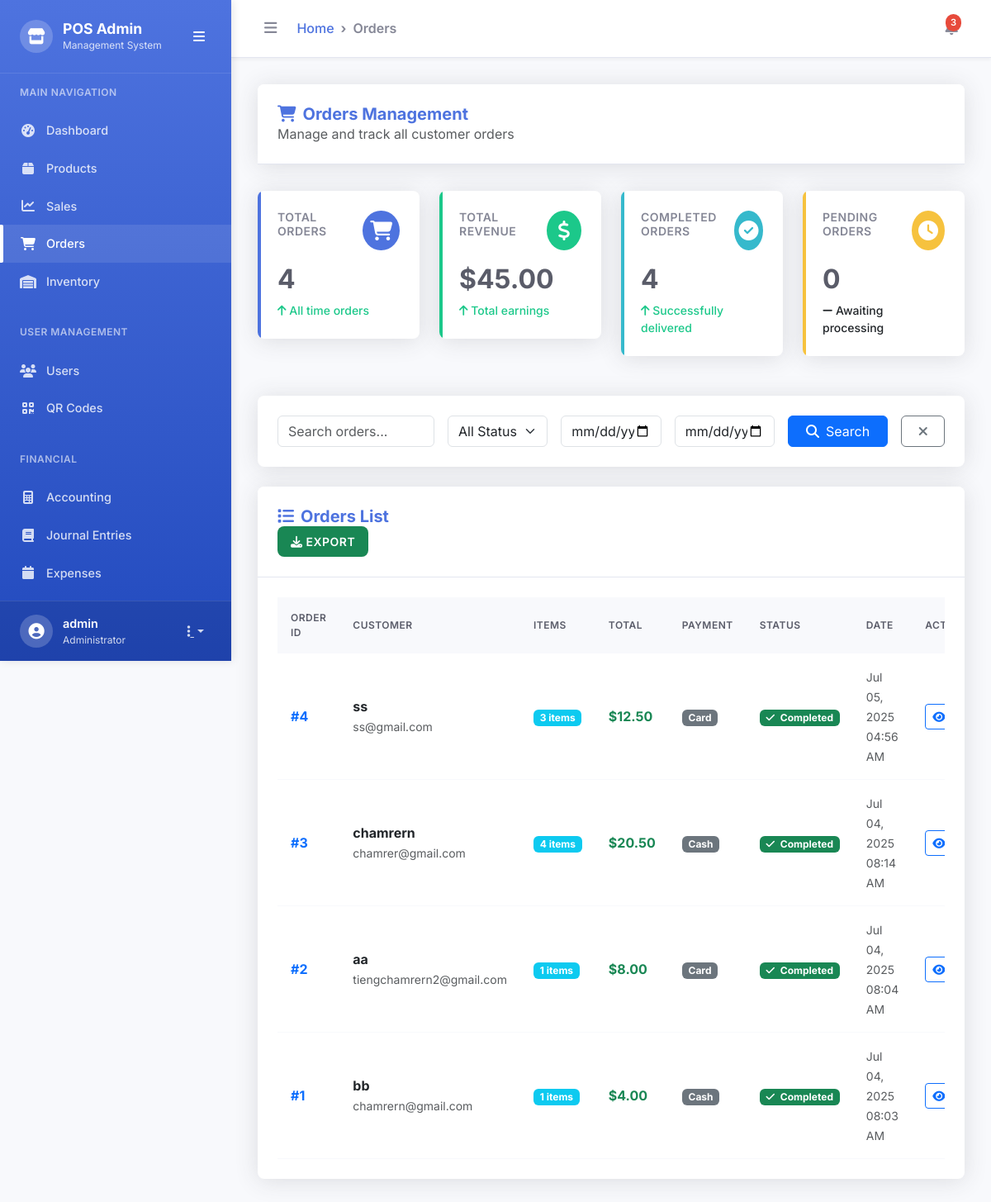
The app's page /admin/orders.php (signed in) with its own data.
### tables this page shows
CREATE TABLE IF NOT EXISTS `orders` (
  `id` int(11) NOT NULL AUTO_INCREMENT,
  `customer_name` varchar(100) DEFAULT NULL,
  `customer_email` varchar(100) DEFAULT NULL,
  `total_amount` decimal(10,2) NOT NULL,
  `subtotal` decimal(10,2) DEFAULT '0.00',
  `tax_amount` decimal(10,2) DEFAULT '0.00',
  `discount_amount` decimal(10,2) DEFAULT '0.00',
  `journal_entry_id` int(11) DEFAULT NULL,
  `status` enum('pending','completed','cancelled') DEFAULT 'pending',
  `payment_method` varchar(50) DEFAULT NULL,
  `created_at` timestamp NULL DEFAULT CURRENT_TIMESTAMP,
  `updated_at` timestamp NULL DEFAULT CURRENT_TIMESTAMP ON UPDATE CURRENT_TIMESTAMP,
  PRIMARY KEY (`id`)
);

### admin/orders.php (the view, shortened to what the rows shown need)
<?php
$pdo = getDBConnection();
$page = isset($_GET['page']) ? (int)$_GET['page'] : 1;
$limit = 20;
$offset = ($page - 1) * $limit;
$where_conditions = [];
$params = [];
$where_clause = !empty($where_conditions) ? 'WHERE ' . implode(' AND ', $where_conditions) : '';
$sql = "SELECT o.*, COUNT(oi.id) as item_count
        FROM orders o
        LEFT JOIN order_items oi ON o.id = oi.order_id
        $where_clause
        GROUP BY o.id
        ORDER BY o.created_at DESC
        LIMIT $limit OFFSET $offset";
$stmt = $pdo->prepare($sql);
$stmt->execute($params);
$orders = $stmt->fetchAll(PDO::FETCH_ASSOC);
$stmt = $pdo->prepare("SELECT
    COUNT(*) as total_orders,
    SUM(total_amount) as total_revenue,
    COUNT(CASE WHEN status = 'completed' THEN 1 END) as completed_orders,
    COUNT(CASE WHEN status = 'pending' THEN 1 END) as pending_orders,
    COUNT(CASE WHEN status = 'cancelled' THEN 1 END) as cancelled_orders
FROM orders");
$stmt->execute();
$order_stats = $stmt->fetch(PDO::FETCH_ASSOC);
?>
<!DOCTYPE html>
<html lang="en">
<head>
      <link href="https://cdn.jsdelivr.net/npm/bootstrap@5.3.0/dist/css/bootstrap.min.css" rel="stylesheet">
      <link rel="stylesheet" href="https://cdnjs.cloudflare.com/ajax/libs/font-awesome/6.4.0/css/all.min.css">
      <link rel="stylesheet" href="assets/css/admin.css">
</head>
<body>
      <div class="admin-layout">
            <div class="admin-main">
                  <div class="admin-content">
                        <div class="content-card">
                              <div class="content-card-header">
                                    <h1 class="content-card-title">
                                          <i class="fas fa-shopping-cart"></i>
                                          Orders Management
                                    </h1>
                              </div>
                        </div>
                        <div class="row mb-4">
                              <div class="col-xl-3 col-md-6 mb-4">
                                    <div class="stat-card">
                                          <h2 class="stat-card-value"><?php echo $order_stats['total_orders']; ?></h2>
                                    </div>
                              </div>
                              <div class="col-xl-3 col-md-6 mb-4">
                                    <div class="stat-card success">
                                          <h2 class="stat-card-value">$<?php echo number_format($order_stats['total_revenue'], 2); ?></h2>
                                    </div>
                              </div>
                              <div class="col-xl-3 col-md-6 mb-4">
                                    <div class="stat-card info">
                                          <h2 class="stat-card-value"><?php echo $order_stats['completed_orders']; ?></h2>
                                    </div>
                              </div>
                              <div class="col-xl-3 col-md-6 mb-4">
                                    <div class="stat-card warning">
                                          <h2 class="stat-card-value"><?php echo $order_stats['pending_orders']; ?></h2>
                                    </div>
                              </div>
                        </div>
                        <div class="content-card">
                              <div class="content-card-body">
                                    <?php if (empty($orders)): ?>
                                          <div class="text-center py-5">
                                                <i class="fas fa-shopping-cart fa-3x text-muted mb-3"></i>
                                                <h4 class="text-muted">No orders found</h4>
                                                <p class="text-muted">Try adjusting your search criteria</p>
                                          </div>
                                    <?php else: ?>
                                          <div class="table-responsive">
                                                <table class="table table-modern">
                                                      <thead>
                                                            <tr>
                                                                  <th>Order ID</th>
                                                                  <th>Customer</th>
                                                                  <th>Items</th>
                                                                  <th>Total</th>
                                                                  <th>Payment</th>
                                                                  <th>Status</th>
                                                                  <th>Date</th>
                                                                  <th>Actions</th>
                                                            </tr>
                                                      </thead>
                                                      <tbody>
                                                            <?php foreach ($orders as $order): ?>
                                                                  <tr>
                                                                        <td>
                                                                              <strong class="text-primary">#<?php echo $order['id']; ?></strong>
                                                                        </td>
                                                                        <td>
                                                                              <div>
                                                                                    <strong><?php echo htmlspecialchars($order['customer_name'] ?: 'Walk-in Customer'); ?></strong>
                                                                                    <?php if ($order['customer_email']): ?>
                                                                                          <br><small class="text-muted"><?php echo htmlspecialchars($order['customer_email']); ?></small>
                                                                                    <?php endif; ?>
                                                                              </div>
                                                                        </td>
                                                                        <td>
                                                                              <span class="badge bg-info"><?php echo $order['item_count']; ?> items</span>
                                                                        </td>
                                                                        <td>
                                                                              <strong class="text-success">$<?php echo number_format($order['total_amount'], 2); ?></strong>
                                                                        </td>
                                                                        <td>
                                                                              <span class="badge bg-secondary"><?php echo ucfirst($order['payment_method']); ?></span>
                                                                        </td>
                                                                        <td>
                                                                              <span class="badge bg-<?php
                                                                                                      echo $order['status'] === 'completed' ? 'success' : ($order['status'] === 'pending' ? 'warning' : 'danger');
                                                                                                      ?>">
                                                                                    <i class="fas fa-<?php
                                                                                                      echo $order['status'] === 'completed' ? 'check' : ($order['status'] === 'pending' ? 'clock' : 'times');
                                                                                                      ?> me-1"></i>
                                                                                    <?php echo ucfirst($order['status']); ?>
                                                                              </span>
                                                                        </td>
                                                                        <td>
                                                                              <small class="text-muted">
                                                                                    <?php echo date('M d, Y', strtotime($order['created_at'])); ?><br>
                                                                                    <?php echo date('H:i A', strtotime($order['created_at'])); ?>
                                                                              </small>
                                                                        </td>
                                                                        <td>
                                                                              <div class="btn-group btn-group-sm">
                                                                                    <button type="button" class="btn btn-outline-primary" onclick="viewOrderDetails(<?php echo $order['id']; ?>)" title="View Details">
                                                                                          <i class="fas fa-eye"></i>
                                                                                    </button>
                                                                              </div>
                                                                        </td>
                                                                  </tr>
                                                            <?php endforeach; ?>
                                                      </tbody>
                                                </table>
                                          </div>
                                    <?php endif; ?>
                              </div>
                        </div>
                  </div>
            </div>
      </div>
</body>
</html>

### records on screen
orders: id "4", customer_name "ss", customer_email "ss@gmail.com", item_count "3", total_amount "12.50", payment_method "Card", status "Completed", created_at "Jul 05, 2025", created_at "04:56 AM"
orders: id "3", customer_name "chamrern", customer_email "chamrer@gmail.com", item_count "4", total_amount "20.50", payment_method "Cash", status "Completed", created_at "Jul 04, 2025", created_at "08:14 AM"
orders: id "2", customer_name "aa", customer_email "tiengchamrern2@gmail.com", item_count "1", total_amount "8.00", payment_method "Card", status "Completed", created_at "Jul 04, 2025", created_at "08:04 AM"
orders: id "1", customer_name "bb", customer_email "chamrern@gmail.com", item_count "1", total_amount "4.00", payment_method "Cash", status "Completed", created_at "Jul 04, 2025", created_at "08:03 AM"

### other values on screen
$_SESSION['username'] "admin"
$order_stats['total_orders'] "4"
$order_stats['total_revenue'] "45.00"
$order_stats['completed_orders'] "4"
$order_stats['pending_orders'] "0"
